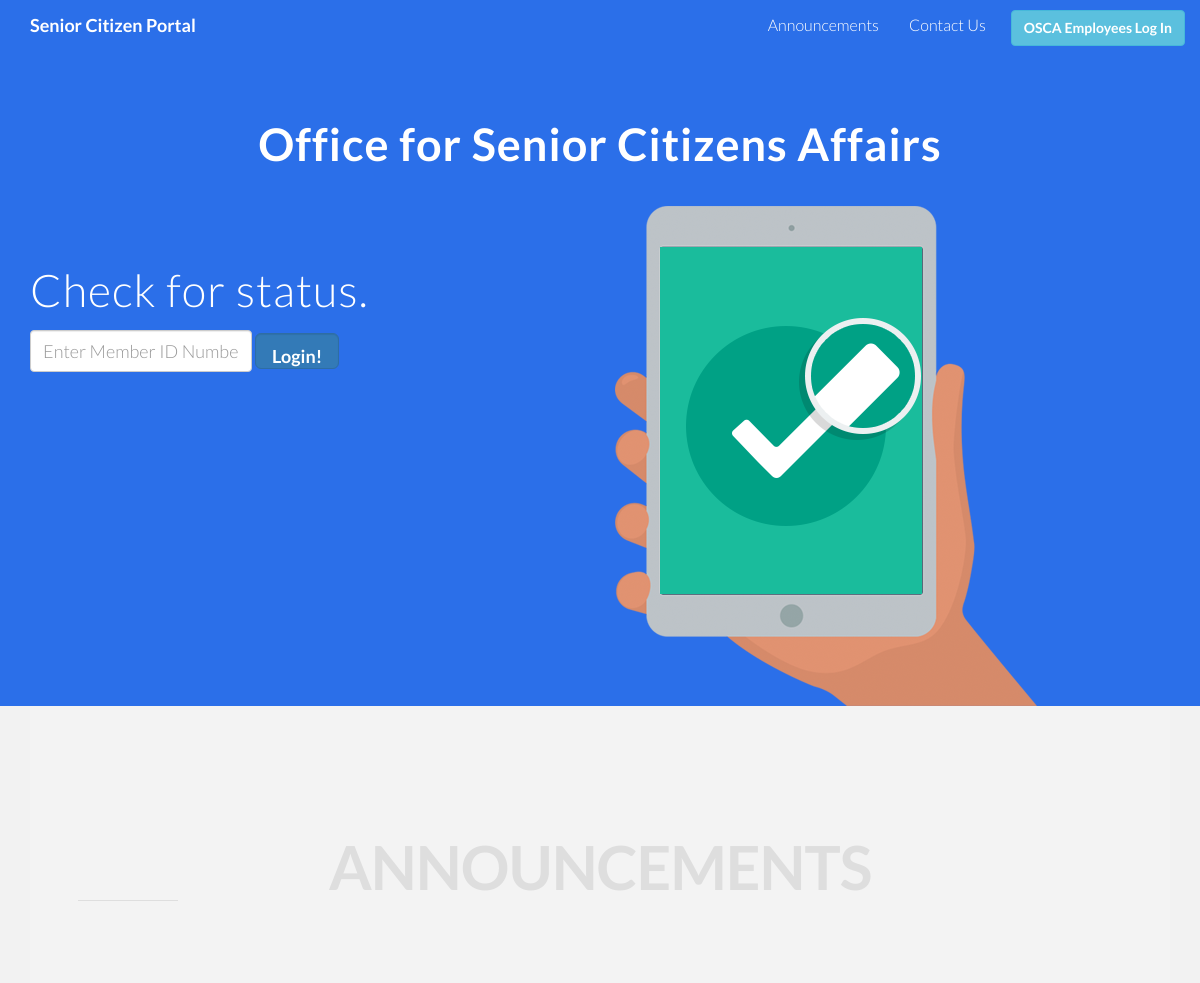
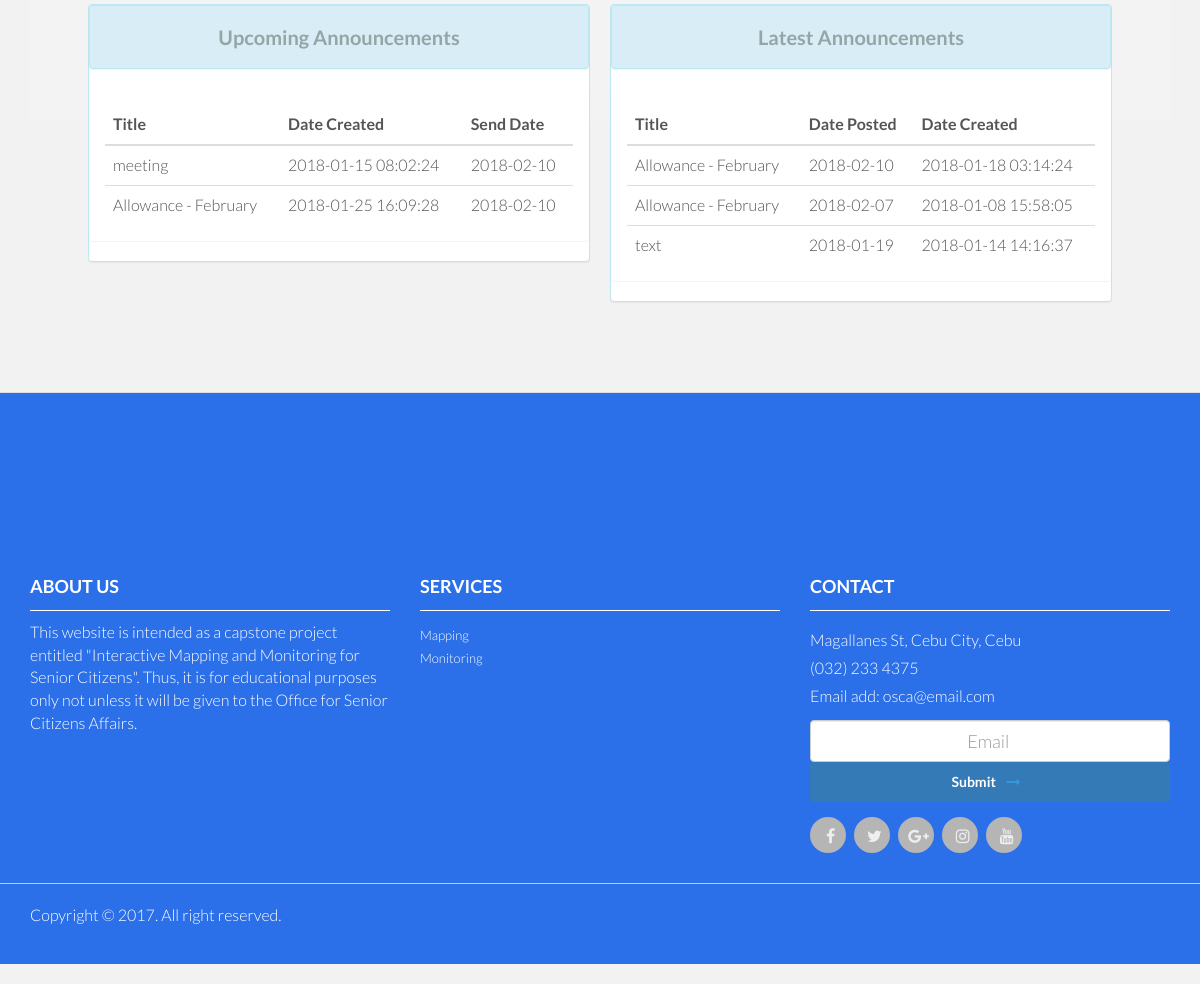
The page / on the database its author committed (2 pictures, top to bottom).
### tables this page shows
CREATE TABLE `announcement` (
  `announcement_no` int(11) NOT NULL,
  `title` varchar(50) NOT NULL,
  `send_date` date NOT NULL,
  `type` enum('allowance','meeting','others') NOT NULL,
  `date_created` timestamp NOT NULL DEFAULT CURRENT_TIMESTAMP ON UPDATE CURRENT_TIMESTAMP,
  `message` varchar(255) NOT NULL,
  `status` enum('pending','success','expired') NOT NULL
);

### application/views/IMMS.php (called while the page is built, shortened)
<?php
if($title == 'index')
{
    $this->load->view('pages/logIn');
}
?>

### application/controllers/MainController.php (called while the page is built, shortened)
<?php
class MainController extends CI_Controller {
	public function __construct()
	{
		$this->load->model('admin');
		$this->load->model('barangay');
		$this->load->model('member');
		$this->load->model('employee');
		$this->load->model('announcement');
		$this->load->model('allowance');
	}
	public function index()
	{
		$data['title'] = 'index';
		$bulletin = $this->announcement->ordered_announcements();
		$data['bulletinList'] = $bulletin;
		$pending = $this->announcement->pending_ordered_announcements();
		$data['pendingList'] = $pending;
		$this->load->view('IMMS', $data);
	}
}
?>

### index.php (called while the page is built, shortened)
<?php
require_once BASEPATH.'core/CodeIgniter.php';

### application/models/announcement.php (called while the page is built, shortened)
<?php
	class announcement extends CI_model
	{
		public function ordered_announcements(){
			$this->db->select('*');
			$this->db->from('announcement');
			$this->db->where('status', 'success');
			$this->db->ORDER_BY('send_date', 'DESC');
			$this->db->limit(3);
			$sqlQry = $this->db->get();
			return $sqlQry->result();
		}
		public function pending_ordered_announcements(){
			$this->db->select('*');
			$this->db->from('announcement');
			$this->db->where('status', 'pending');
			$this->db->ORDER_BY('send_date', 'DESC');
			$this->db->limit(3);
			$sqlQry = $this->db->get();
			return $sqlQry->result();
		}
	}
?>

### application/views/pages/logIn.php (the view, shortened to what this page needs)
<!DOCTYPE html>
<html lang="en">
<head>
    <link href="<?= base_url('assets/bootstrap/css/bootstrap.min.css');?>" rel="stylesheet">
    <link rel="stylesheet" href="<?= base_url('assets/bootstrap/css/sweetalert.css');?>">
    <link rel="stylesheet" type="text/css" href="<?= base_url('assets/bower_components/bootstrap/dist/css/main.css');?>">
    <link rel="stylesheet" type="text/css" href="<?= base_url('assets/bootstrap/css/custom_style.css'); ?>">
    <link rel="stylesheet" href="https://cdnjs.cloudflare.com/ajax/libs/font-awesome/4.7.0/css/font-awesome.min.css">
</head>
<body>
    <div class="navbar navbar-default navbar-fixed-top">
        <div class="container">
            <div class="navbar-header">
                <a class="navbar-brand" onclick="scrollto('home')" href="#home"><b>Senior Citizen Portal</b></a>
            </div>
            <div class="navbar-collapse collapse">
                <ul class="nav navbar-nav navbar-right">
                    <li onclick="scrollto('announcements')"><a href="#announcements">Announcements</a></li>
                    <li onclick="scrollto('contact')"><a href="#contact">Contact Us</a></li>
                    <li><button onclick="OSCALogInModal();" class="btn btn-info" style="margin-top:10px; margin-left: 10px;">OSCA Employees Log In</button></li>
                </ul>
            </div>
        </div>
    </div>
        <div id="headerwrap">
            <div class="header centered" style="margin-bottom: 3%; margin-top: -10%;">
                <h1><b>Office for Senior Citizens Affairs</b></h1>
            </div>
            <div class="container">
                <div class="row">
                    <div class="col-lg-6">
                        <h1>Check for status.</h1>
                        <?php $attributes = array('class' => 'form-inline', 'id' => 'memberloginform', 'method' => 'POST'); echo form_open('SecondaryController/checkMemberLogIn', $attributes); ?>
                            <div class="form-group">
                                <input type="text" class="form-control" id="exampleInputEmail1" name="SC_ID" placeholder="Enter Member ID Number here..">
                            </div>
                            <button type="submit" class="form-control btn btn-primary btn-lg">Login!</button>
                        <?php echo form_close()?>
                    </div>
                    <div class="col-lg-6">
                        <img class="img-responsive" src="<?= base_url('assets/bootstrap/img/ipad-hand.png');?>" alt="">
                    </div>
                </div>
            </div>
        </div>
        <div class="container" style="margin-bottom: 5%;">
            <div id="page2">
                    <h2 class="section-title">Announcements</h2>
        <section class="content pull-left" style="width: 50%; padding: 10px;">
            <div class="panel panel-info">
                <div class="panel panel-heading"><h4><b><center>Upcoming Announcements</center></b></h4></div>
                <div class="panel panel-body">
                    <div class="table-responsive">
                            <table class="table table-hover">
                                <thead>
                                    <tr>
                                        <th>Title</th>
                                        <th>Date Created</th>
                                        <th>Send Date</th>
                                    </tr>
                                </thead>
                                <tbody>
                                    <?php foreach($pendingList as $row){
                                        echo "<tr>";
                                        echo "<td>".$row->title."</td>";
                                        echo "<td>".$row->date_created."</td>";
                                        echo "<td>".$row->send_date."</td>";
                                    } ?>
                                </tbody>
                        </table>
                    </div>
                </div>
            </div>
        </section>
        <section class="content pull-right" style="width: 50%; padding: 10px;">
            <div class="panel panel-info">
                <div class="panel panel-heading"><h4><b><center>Latest Announcements</center></b></h4></div>
                <div class="panel panel-body">
                    <div class="table-responsive">
                            <table class="table table-hover">
                                <thead>
                                    <tr>
                                        <th>Title</th>
                                        <th>Date Posted</th>
                                        <th>Date Created</th>
                                    </tr>
                                </thead>
                                <tbody>
                                    <?php foreach($bulletinList as $row){
                                        echo "<tr>";
                                        echo "<td>".$row->title."</td>";
                                        echo "<td>".$row->send_date."</td>";
                                        echo "<td>".$row->date_created."</td>";
                                    } ?>
                                </tbody>
                        </table>
                    </div>
                </div>
            </div>
        </section>
            </div>
        </div>
    <footer>
        <div class="footer" id="footer" style="padding-top: 10%;">
            <div class="container">
                <div class="row">
                    <div class="col-md-4">
                        <h3> About Us </h3>
                        <a  href="#">This website is intended as a capstone project entitled "Interactive Mapping and Monitoring for Senior Citizens". Thus, it is for educational purposes only not unless it will be given to the Office for Senior Citizens Affairs.</a>
                    </div>
                    <div class="col-md-4">
                        <h3> Services </h3>
                        <ul>
                            <li> <a href="#"> Mapping </a> </li>
                            <li> <a href="#"> Monitoring </a> </li>
                        </ul>
                    </div>
                    <div class="col-md-4">
                        <h3> Contact</h3>
                        <ul>
                            <li>
                                <p> Magallanes St, Cebu City, Cebu</p>
                                <p>(032) 233 4375</p>
                                <p style="padding-bottom: 10px;">Email add: osca@email.com</p>
                                <div class="input-append newsletter-box text-center">
                                    <input type="text" class="form-control full text-center" placeholder="Email ">
                                    <button class="btn btn-primary " type="button"> Submit <i class="fa fa-long-arrow-right"> </i> </button>
                                </div>
                            </li>
                        </ul>
                        <ul class="social">
                            <li> <a href="#"> <i class=" fa fa-facebook">   </i> </a> </li>
                            <li> <a href="#"> <i class="fa fa-twitter">   </i> </a> </li>
                            <li> <a href="#"> <i class="fa fa-google-plus">   </i> </a> </li>
                            <li> <a href="#"> <i class="fa fa-instagram">   </i> </a> </li>
                            <li> <a href="#"> <i class="fa fa-youtube">   </i> </a> </li>
                        </ul>
                    </div>
                </div>
            </div>
        </div>
        <div class="footer-bottom">
        <div class="container">
        <p class="pull-left"> Copyright © 2017. All right reserved. </p>
        </div>
        </div>
    </footer>
</body>
</html>

### rows shown on the page
announcement: title "meeting", date_created "2018-01-15 08:02:24", send_date "2018-02-10"
announcement: title "Allowance - February", date_created "2018-01-25 16:09:28", send_date "2018-02-10"
announcement: title "Allowance - February", send_date "2018-02-10", date_created "2018-01-18 03:14:24"
announcement: title "Allowance - February", send_date "2018-02-07", date_created "2018-01-08 15:58:05"
announcement: title "text", send_date "2018-01-19", date_created "2018-01-14 14:16:37"
